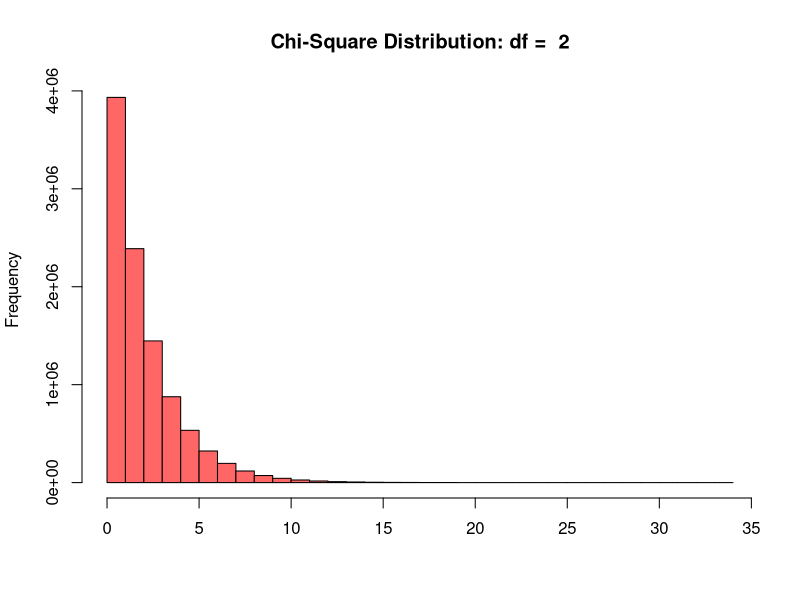

The R source for this figure: (Note: a time limit stopped this script after it produced the figure.)


## Control Parameters
population = 10000000 # population size
simulations = 10000
sample_size = 50
df = 2


## Chi-squared distribution
chi_sqr_dist = rchisq(population, df)
chi_sqr_dist

hist(chi_sqr_dist, col = c("#ff6666"), xlab = NULL, main = paste("Chi-Square Distribution: df = ", df))
mean(chi_sqr_dist)
sd(chi_sqr_dist)


## Data Holders
xbar_holder1 = numeric(simulations) # This will hold all the sample means for the first distribution.

## Simulate and Store
for (i in 1:simulations)
{
  sample1 = sample(chi_sqr_dist,sample_size)
  xbar1 = mean(sample1)
  xbar_holder1[i] = xbar1
}


## Display the distribution of sample means (plot a histogram of the sample means)
hist(xbar_holder1, col = c("#ff9966"), main = paste("Distribution of the sample mean: n = ", sample_size), xlab = "Dist Sample Means", xlim = c(-4,4))


## summary statistics of the distribution of the simulated sample means.
mean(xbar_holder1)
sd(xbar_holder1)


# Beach Comber Two-Sided T-Test

## Parameters

ages = c(25,19,37,29,40,28,31)
n = length(ages)
alpha = .05

## Step 1 - Claim: mean age of the distribution of Comber patrons is <> 21
##  Ho: mu = 21
##  Ha: mu <> 21

ho = 21

## Step 2
critval = qt(alpha, n-1, lower.tail = FALSE)
critval

## Step 3
ttest = t.test(ages, mu = ho, alt = "two.sided", conf= 1 - alpha)
tstat = ttest$statistic

## Step 4
pval = ttest$p.value

## Step 5
ttest

## Step 6
## There is enough evidence to suggest the true mean of the distribution of 
## Comber patrons is not equal to 21 (p-value = 0.01622)
